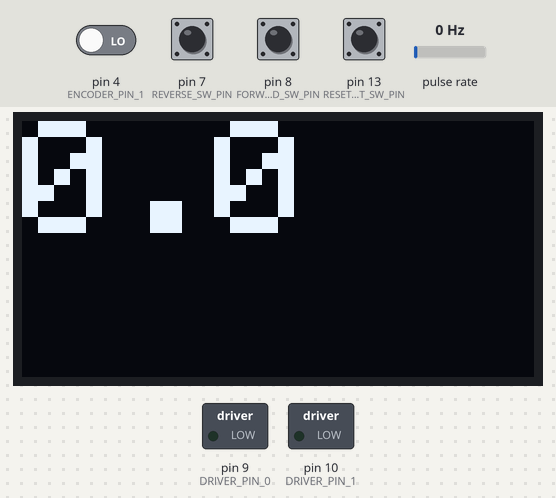
Bench run of a sketch on a simulated Arduino Uno, built with avr-gcc and run on an emulated ATmega328P. Parts: 128×64 one-colour display, switched loads named in the sketch (green lamp = pin HIGH). Wiring (inferred from the names in the program): pulse sensor: data pin 2. Inputs (shaded band) come from the test bench; at power-on: pin 7 (REVERSE_SW_PIN), pin 8 (FORWARD_SW_PIN), pin 13 (RESET_COUNT_SW_PIN) HIGH, pin 4 (ENCODER_PIN_1) LOW, pulse rate 0 Hz.

Above: at 1.2 s.
1.3 s: pin 7 (REVERSE_SW_PIN) pulled LOW for 0.15 s
At 1.9 s:
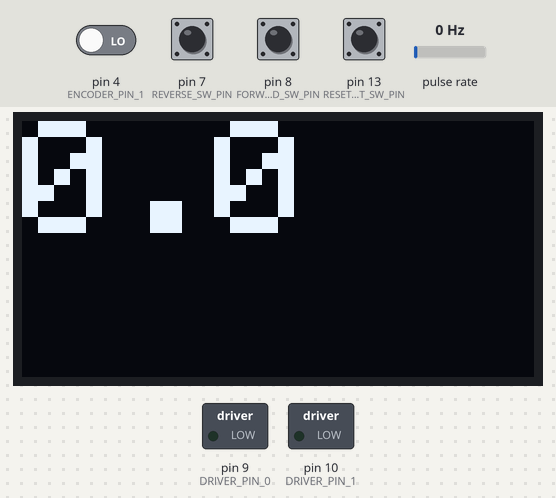
2.9 s: pin 8 (FORWARD_SW_PIN) pulled LOW for 1 s
At 3.85 s:
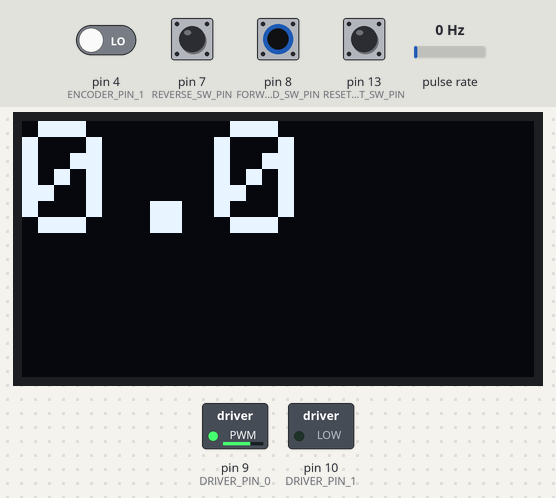
5.4 s: pulse rate (sensor on pin 2) set to 100 Hz
At 5.77 s:
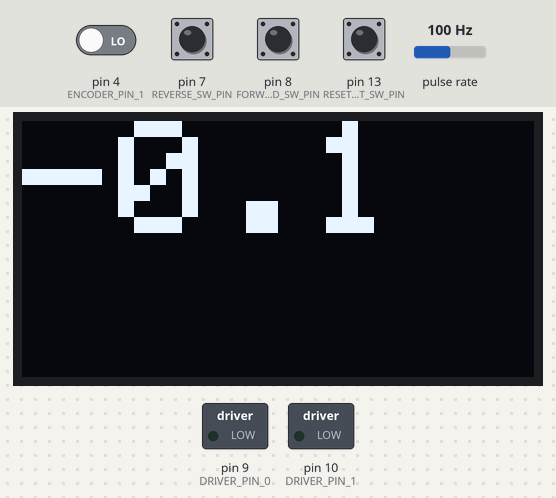
6.9 s: pulse rate (sensor on pin 2) set to 196 Hz
At 8.56 s:
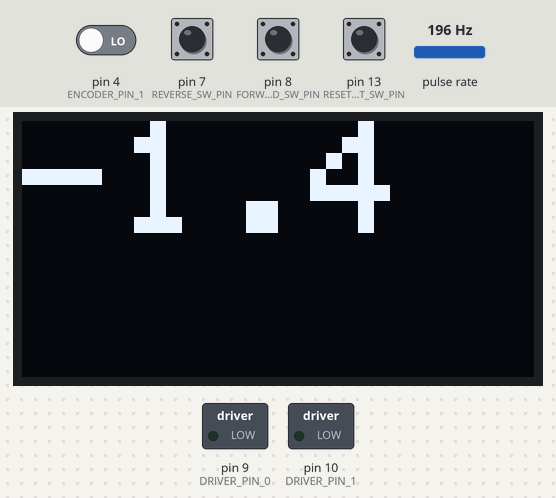
9.9 s: pin 4 (ENCODER_PIN_1) driven HIGH
At 10.12 s:
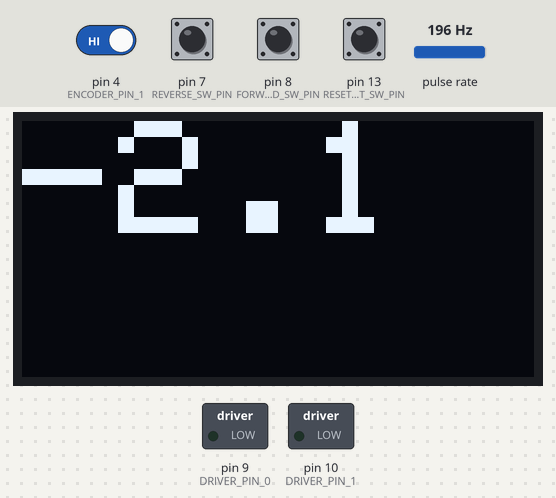
12.9 s: pin 13 (RESET_COUNT_SW_PIN) pulled LOW for 0.15 s
At 14.1 s:
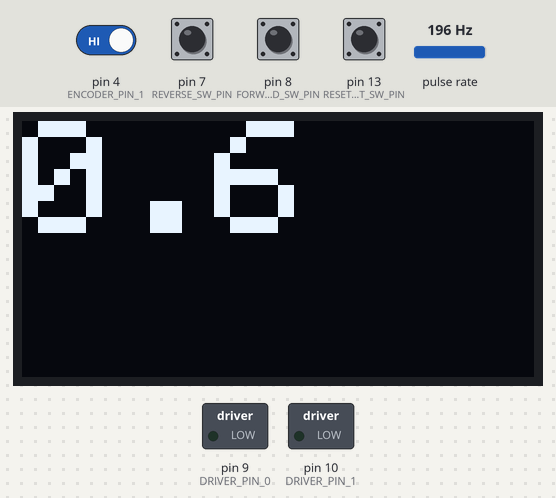
Timing chart, 0 to 14.6 s (numbered marks = the images above; inputs shaded):
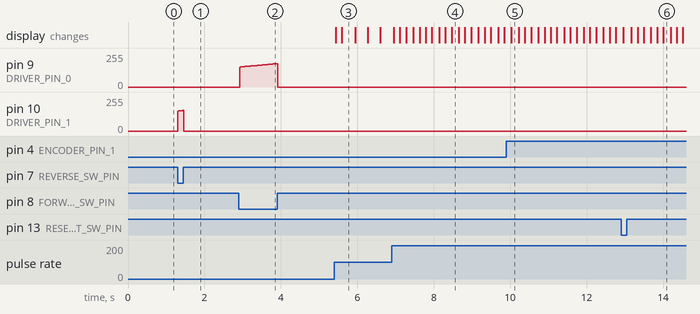

Measured:
- after the input at 1.3 s, pin 10 (DRIVER_PIN_1): rises from 0/255 to 154/255 in 0.14 s, then falls to 0/255 in 0.03 s
- after the input at 2.9 s, pin 9 (DRIVER_PIN_0): rises from 0/255 to 176/255 in 0.97 s, then falls to 0/255 in 0.03 s
- after the input at 5.4 s, the display: first changes at once (image 3 shows a later state)

The sketch:

winding_v2_soft.ino
```cpp
/* La Bobineuse v2 from La Grotte du Geek
 * This code controls a motor with included encoder used as a winding machine
 * A description of the system is made here (in french): https://youtu.be/t2fkzIBlGCA
 *
 * WARNING: As the precision required is low, this is not a true PID feedback control loop
 * Note that motor control and rotation measure are independants, so it is possible to turn the rotor by hand to adjust the value
 */

#define DRIVER_PIN_0 9
#define DRIVER_PIN_1 10
#define ENCODER_PIN_0 2
#define ENCODER_PIN_1 4
#define FORWARD_SW_PIN 8
#define REVERSE_SW_PIN 7
#define RESET_COUNT_SW_PIN 13

#define FORWARD 1
#define REVERSE 2

#define TICK_PER_ROT 32.0 //number of tick per rotation of the encoder
#define GEAR_TRAIN_RATIO 0.0958 //this ratio is made after the encoder so the precision si affected by the gear

#define ROTATION_GOAL 80.0 //hard coded end of winding, should be changed for a user modifiable EEPROM value

#include <SPI.h>
#include <Wire.h>
#include <Adafruit_SSD1306.h> //You have to download this library to use OLED Display

#define OLED_RESET 12
Adafruit_SSD1306 display(OLED_RESET);

#if (SSD1306_LCDHEIGHT != 64)
#error("Height incorrect, please fix Adafruit_SSD1306.h!");
#endif

volatile long tick = 0;//volatile because used in interrupt

void setup()
{
  pinMode(ENCODER_PIN_0, INPUT);
  pinMode(ENCODER_PIN_1, INPUT);
  pinMode(FORWARD_SW_PIN, INPUT);
  pinMode(REVERSE_SW_PIN, INPUT);
  pinMode(RESET_COUNT_SW_PIN, INPUT);

  digitalWrite(DRIVER_PIN_0, LOW);//setting the pin low before turning it to output prevent glitchs
  digitalWrite(DRIVER_PIN_1, LOW);
  pinMode(DRIVER_PIN_0, OUTPUT);
  pinMode(DRIVER_PIN_1, OUTPUT);

  attachInterrupt(digitalPinToInterrupt(ENCODER_PIN_0), wheelUpdate, RISING);//Resolution can be doubled using "CHANGE" and changing the TICK_PER_ROT value

  //Initialize display
  display.begin(SSD1306_SWITCHCAPVCC, 0x3C);
  display.clearDisplay();
}


void loop()
{
  static float rotation = 0.0;
  static unsigned long pressed_time = 0;
  static unsigned long current_time = 0;

  uint8_t motor_pwm = 0;
  uint8_t rotation_dir = 0;

  //Update time and compute loop time
  unsigned long loop_time = millis() - current_time;
  current_time += loop_time;

  //translate tick to number of rotations
  rotation = tick * GEAR_TRAIN_RATIO / TICK_PER_ROT;

  //Sense the input push button
  if(!digitalRead(FORWARD_SW_PIN))
  {
    ++motor_pwm;//motor_pwm is used to store the activation event at this time
    rotation_dir = FORWARD;
  }

  if(!digitalRead(REVERSE_SW_PIN))
  {
    ++motor_pwm;
    rotation_dir = REVERSE;
  }

  if(!digitalRead(RESET_COUNT_SW_PIN))
  {
    motor_pwm = 0;
    rotation_dir = 0;
    tick = 0;
  }

  if(motor_pwm == 1)//When only one button is pressed, speed increases from 0 to 4s then slows 2 turns before goal and stops at goal
  {
    pressed_time += loop_time;
    if(pressed_time < 4000)
    {
      motor_pwm = (uint8_t) (pressed_time * 104 / 4000) + 150;
    }
    else if(pressed_time >= 4000)
    {
      motor_pwm = 255;
    }
    else
    {
      motor_pwm = 0;
    }

    if(rotation_dir == FORWARD)
    {
      if(rotation >= ROTATION_GOAL)
      {
        motor_pwm = 0;
      }
      else if(ROTATION_GOAL - rotation < 2)
      {
        motor_pwm *= 0.8;
      }
    }
  }
  else
  {
    pressed_time = 0;
    motor_pwm = 0;
  }

  //set pwm order to control motor
  if(rotation_dir == FORWARD)
  {
    digitalWrite(DRIVER_PIN_1, LOW);
    analogWrite(DRIVER_PIN_0, motor_pwm);
  }
  else if(rotation_dir == REVERSE)
  {
    digitalWrite(DRIVER_PIN_0, LOW);
    analogWrite(DRIVER_PIN_1, motor_pwm);
  }
  else
  {
    digitalWrite(DRIVER_PIN_0, LOW);
    digitalWrite(DRIVER_PIN_1, LOW);
  }

  //display number of rotation with 1 decimal
  display.setTextSize(4);
  display.setTextColor(WHITE);
  display.setCursor(0,0);
  display.clearDisplay();
  display.print(rotation, 1);

  display.display();

}

void wheelUpdate()
{
  //When the interrupt is reached, it means ENCODER_PIN_0 is passing from LOW to HIGH, checking ENCODER_PIN_1 state gives the rotation direction
  if(digitalRead(ENCODER_PIN_1))
  {
    ++tick;
  }
  else
  {
    --tick;
  }
}
```
